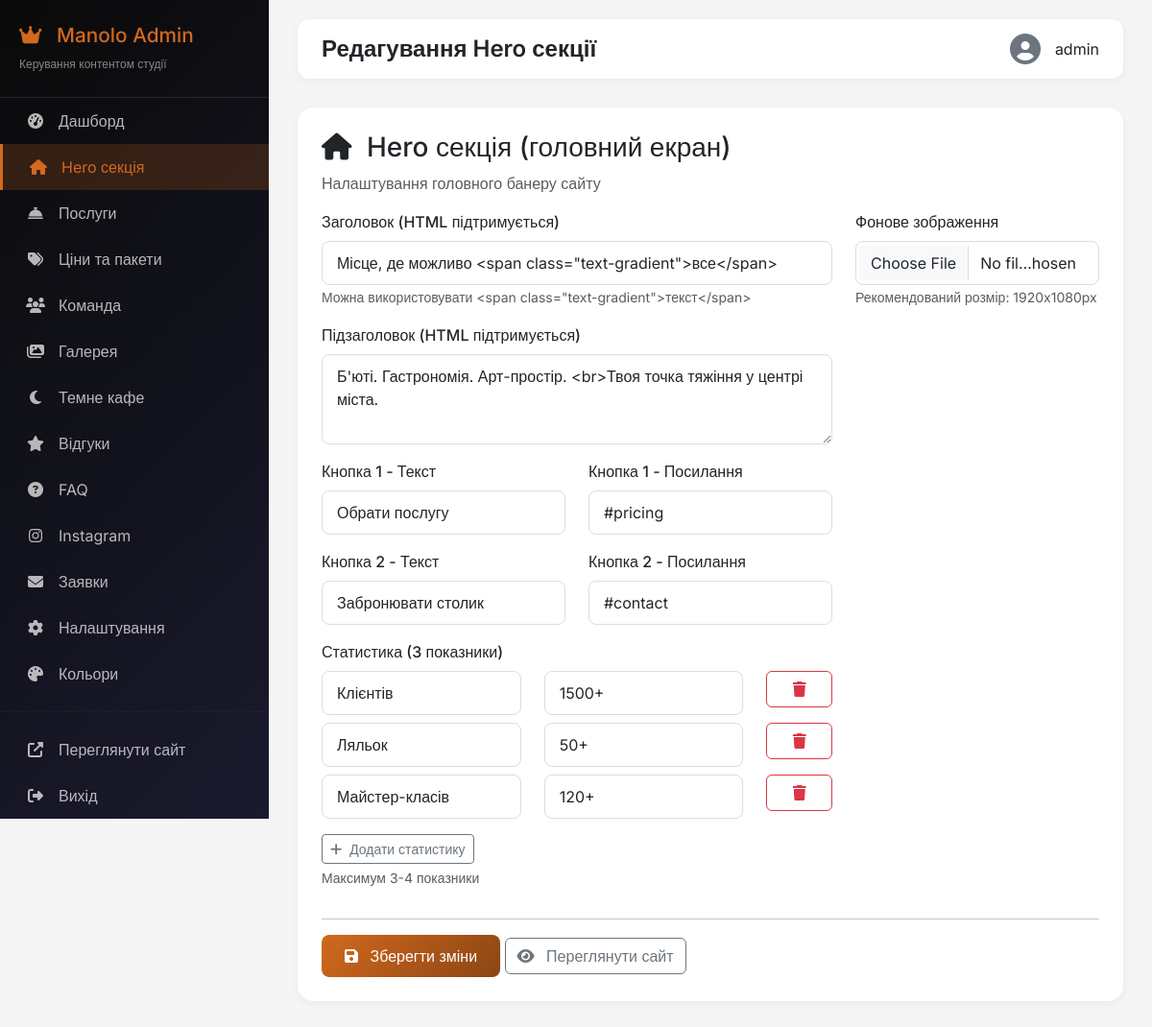
/admin/hero (signed in), run on the app's committed database.
### app.py (models this page shows)
class HeroSection(db.Model):
    __tablename__ = 'hero_section'
    id = db.Column(db.Integer, primary_key=True)
    title = db.Column(db.String(200), default='Місце, де можливо все')
    subtitle = db.Column(db.String(300))
    background_image = db.Column(db.String(200))
    cta_text = db.Column(db.String(100), default='Обрати послугу')
    cta_link = db.Column(db.String(200), default='#pricing')
    cta2_text = db.Column(db.String(100), default='Забронювати столик')
    cta2_link = db.Column(db.String(200), default='#contact')
    stats = db.Column(db.Text)
    is_active = db.Column(db.Boolean, default=True)

### app.py (the view, shortened to what this page needs)
@app.route('/admin/hero', methods=['GET', 'POST'])
@login_required
def admin_hero():
    hero = HeroSection.query.first()
    hero_stats = []
    if hero and hero.stats:
        try:
            hero_stats = json.loads(hero.stats)
        except:
            hero_stats = []
    return render_template('admin/hero_edit.html', hero=hero, hero_stats=hero_stats)

### app.py (called while the page is built)
def login_required(f):
    @wraps(f)
    def decorated_function(*args, **kwargs):
        if not session.get('admin_logged_in'):
            flash('Будь ласка, увійдіть в адмін-панель', 'warning')
            return redirect(url_for('admin_login'))
        return f(*args, **kwargs)
    return decorated_function

### templates/admin/hero_edit.html (shortened to what this page needs)
{% extends "admin/layout.html" %}
{% block title %}Редагування Hero секції{% endblock %}
{% block content %}
<div class="admin-card">
    <h3><i class="fas fa-home me-2"></i> Hero секція (головний екран)</h3>
    <p class="text-muted">Налаштування головного банеру сайту</p>
    <form method="POST" enctype="multipart/form-data">
        <div class="row">
            <div class="col-md-8">
                <div class="mb-3">
                    <label class="form-label">Заголовок (HTML підтримується)</label>
                    <input type="text" name="title" class="form-control" value="{{ hero.title if hero else '' }}" required>
                    <small class="text-muted">Можна використовувати &lt;span class="text-gradient"&gt;текст&lt;/span&gt;</small>
                </div>
                <div class="mb-3">
                    <label class="form-label">Підзаголовок (HTML підтримується)</label>
                    <textarea name="subtitle" class="form-control" rows="3">{{ hero.subtitle if hero else '' }}</textarea>
                </div>
                <div class="row">
                    <div class="col-md-6">
                        <div class="mb-3">
                            <label class="form-label">Кнопка 1 - Текст</label>
                            <input type="text" name="cta_text" class="form-control" value="{{ hero.cta_text if hero else 'Обрати послугу' }}">
                        </div>
                    </div>
                    <div class="col-md-6">
                        <div class="mb-3">
                            <label class="form-label">Кнопка 1 - Посилання</label>
                            <input type="text" name="cta_link" class="form-control" value="{{ hero.cta_link if hero else '#pricing' }}">
                        </div>
                    </div>
                </div>
                <div class="row">
                    <div class="col-md-6">
                        <div class="mb-3">
                            <label class="form-label">Кнопка 2 - Текст</label>
                            <input type="text" name="cta2_text" class="form-control" value="{{ hero.cta2_text if hero else 'Забронювати столик' }}">
                        </div>
                    </div>
                    <div class="col-md-6">
                        <div class="mb-3">
                            <label class="form-label">Кнопка 2 - Посилання</label>
                            <input type="text" name="cta2_link" class="form-control" value="{{ hero.cta2_link if hero else '#contact' }}">
                        </div>
                    </div>
                </div>
                <div class="mb-3">
                    <label class="form-label">Статистика (3 показники)</label>
                    <div id="stats-list">
                        {% set stats = hero_stats if hero_stats else [{'label': 'Клієнтів', 'number': '1500+'}, {'label': 'Ляльок', 'number': '50+'}, {'label': 'Майстер-класів', 'number': '120+'}] %}
                        {% for stat in stats %}
                        <div class="row mb-2 stat-item">
                            <div class="col-md-5">
                                <input type="text" name="stat_label[]" class="form-control" placeholder="Назва" value="{{ stat.label }}">
                            </div>
                            <div class="col-md-5">
                                <input type="text" name="stat_number[]" class="form-control" placeholder="Число" value="{{ stat.number }}">
                            </div>
                            <div class="col-md-2">
                                <button type="button" class="btn btn-outline-danger remove-stat w-100">
                                    <i class="fas fa-trash"></i>
                                </button>
                            </div>
                        </div>
                        {% endfor %}
                    </div>
                    <button type="button" class="btn btn-sm btn-outline-secondary mt-2" id="add-stat">
                        <i class="fas fa-plus me-1"></i> Додати статистику
                    </button>
                    <small class="text-muted d-block mt-1">Максимум 3-4 показники</small>
                </div>
            </div>
            <div class="col-md-4">
                <div class="mb-3">
                    <label class="form-label">Фонове зображення</label>
                    <input type="file" name="background_image" class="form-control" accept="image/*">
                    <small class="text-muted">Рекомендований розмір: 1920x1080px</small>
                </div>
            </div>
        </div>
        <hr>
        <div class="mt-3">
            <button type="submit" class="btn btn-primary">
                <i class="fas fa-save me-2"></i> Зберегти зміни
            </button>
            <a href="{{ url_for('index') }}" class="btn btn-outline-secondary" target="_blank">
                <i class="fas fa-eye me-2"></i> Переглянути сайт
            </a>
        </div>
    </form>
</div>
{% endblock %}

### templates/admin/layout.html (style rules this page uses)
* { margin: 0; padding: 0; box-sizing: border-box; }
body { font-family: 'Inter', sans-serif; background: #f5f5f5; }
.admin-card { background: white; border-radius: 16px; padding: 25px; margin-bottom: 25px; box-shadow: 0 2px 10px rgba(0,0,0,0.05); }
.btn-primary { background: linear-gradient(135deg, #D2691E, #8B4513); border: none; padding: 10px 24px; border-radius: 8px; transition: all 0.3s; }
.form-label { font-weight: 500; margin-bottom: 8px; }
.form-control, .form-select { border-radius: 8px; border: 1px solid #ddd; padding: 10px 15px; }

### data on the page
HeroSection: title "Місце, де можливо <span class=\"text-gradient\">все</span>", subtitle "Б'юті. Гастрономія. Арт-простір. <br>Твоя точка тяжіння у центрі міста.", cta_text "Обрати послугу", cta_link "#pricing", cta2_text "Забронювати столик", cta2_link "#contact"

### other printed values
{{ session.get('admin_username', 'Admin') }} "admin"
